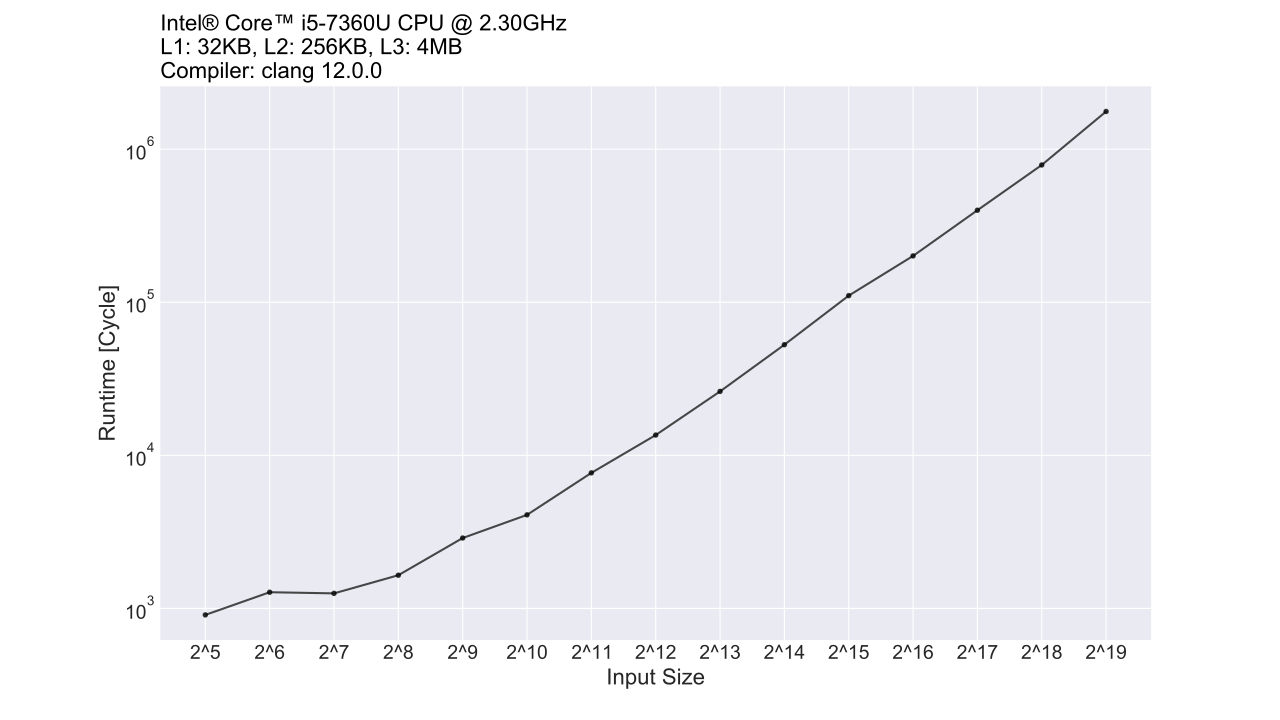

The Python source for this figure:
import matplotlib.pyplot as plt

def load_data(filename):
    data_i = []
    data_x = []
    data_y = []
    with open(filename, 'r') as fi:
        for line in fi.readlines():
            i, cycle = line.strip().split(' ')
            data_i.append(int(i))
            data_x.append(2 << int(i))
            data_y.append(float(cycle))
    return data_i, data_x, data_y

if __name__ == '__main__':
    data_i, data_x, data_y = load_data('add_timing.data')

    plt.style.use('seaborn-darkgrid')
    plt.figure(figsize=(12.8, 7.2))
    line_4a, = plt.plot(data_x, data_y, marker='.', color='black', linewidth=1.5, alpha=0.7, label='naive')
    # line_4b, = plt.plot(data_x, data_4b, marker='^', color='darkblue', linewidth=1.5, alpha=0.7, label='optimized')
    # plt.legend(handles=[line_4a, line_4b], fontsize='x-large')
    plt.xscale("log")
    plt.yscale("log")
    plt.xticks(data_x, ['2^'+str(i) for i in data_i], fontsize=14)
    plt.yticks(fontsize=14)
    # plt.axvline(x=2048, linewidth=2, color='orange')
    # plt.text(2048+200, 1.55, 'L1 Cache', color='orange', fontsize='x-large')
    # plt.axvline(x=16384, linewidth=2, color='orange')
    # plt.text(16384+1600, 1.55, 'L2 Cache', color='orange', fontsize='x-large')
    # plt.axvline(x=262144, linewidth=2, color='orange')
    # plt.text(262144+1600*16, 1.55, 'L3 Cache', color='orange', fontsize='x-large')
    plt.title("Intel® Core™ i5-7360U CPU @ 2.30GHz\nL1: 32KB, L2: 256KB, L3: 4MB\nCompiler: clang 12.0.0", loc='left', fontsize=16, fontweight=1, color='black')
    plt.xlabel("Input Size", fontsize=16)
    plt.ylabel("Runtime [Cycle]", fontsize=16)
    # plt.ylabel("Performance [Flops/Cycle]", fontsize=16)
    plt.savefig('add_runtime.pdf')

    # plt.show()
